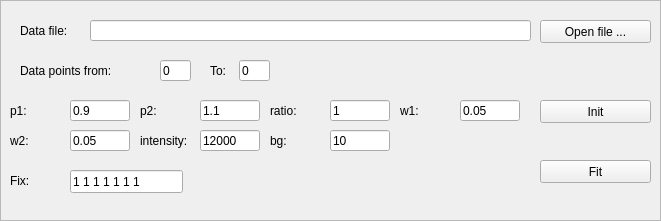
   <widget class="QFrame" name="frame">
    <property name="geometry">
     <rect>
      <x>880</x>
      <y>590</y>
      <width>661</width>
      <height>221</height>
     </rect>
    </property>
    <property name="frameShape">
     <enum>QFrame::StyledPanel</enum>
    </property>
    <property name="frameShadow">
     <enum>QFrame::Sunken</enum>
    </property>
    <widget class="QLineEdit" name="fit_param_p1">
     <property name="geometry">
      <rect>
       <x>70</x>
       <y>100</y>
       <width>60</width>
       <height>21</height>
      </rect>
     </property>
     <property name="text">
      <string>0.9</string>
     </property>
    </widget>
    <widget class="QLineEdit" name="fit_param_p2">
     <property name="geometry">
      <rect>
       <x>200</x>
       <y>100</y>
       <width>60</width>
       <height>21</height>
      </rect>
     </property>
     <property name="text">
      <string>1.1</string>
     </property>
    </widget>
    <widget class="QLineEdit" name="fit_param_ratio">
     <property name="geometry">
      <rect>
       <x>330</x>
       <y>100</y>
       <width>60</width>
       <height>21</height>
      </rect>
     </property>
     <property name="text">
      <string>1</string>
     </property>
    </widget>
    <widget class="QLineEdit" name="fit_param_w1">
     <property name="geometry">
      <rect>
       <x>460</x>
       <y>100</y>
       <width>60</width>
       <height>21</height>
      </rect>
     </property>
     <property name="text">
      <string>0.05</string>
     </property>
    </widget>
    <widget class="QLineEdit" name="fit_param_w2">
     <property name="geometry">
      <rect>
       <x>70</x>
       <y>130</y>
       <width>60</width>
       <height>21</height>
      </rect>
     </property>
     <property name="text">
      <string>0.05</string>
     </property>
    </widget>
    <widget class="QLineEdit" name="fit_param_int">
     <property name="geometry">
      <rect>
       <x>200</x>
       <y>130</y>
       <width>60</width>
       <height>21</height>
      </rect>
     </property>
     <property name="text">
      <string>12000</string>
     </property>
    </widget>
    <widget class="QLabel" name="label">
     <property name="geometry">
      <rect>
       <x>10</x>
       <y>100</y>
       <width>57</width>
       <height>21</height>
      </rect>
     </property>
     <property name="text">
      <string>p1:</string>
     </property>
    </widget>
    <widget class="QLabel" name="label_3">
     <property name="geometry">
      <rect>
       <x>140</x>
       <y>100</y>
       <width>57</width>
       <height>21</height>
      </rect>
     </property>
     <property name="text">
      <string>p2:</string>
     </property>
    </widget>
    <widget class="QLabel" name="label_4">
     <property name="geometry">
      <rect>
       <x>270</x>
       <y>100</y>
       <width>57</width>
       <height>21</height>
      </rect>
     </property>
     <property name="text">
      <string>ratio:</string>
     </property>
    </widget>
    <widget class="QLabel" name="label_5">
     <property name="geometry">
      <rect>
       <x>400</x>
       <y>100</y>
       <width>57</width>
       <height>21</height>
      </rect>
     </property>
     <property name="text">
      <string>w1:</string>
     </property>
    </widget>
    <widget class="QLabel" name="label_6">
     <property name="geometry">
      <rect>
       <x>10</x>
       <y>130</y>
       <width>57</width>
       <height>21</height>
      </rect>
     </property>
     <property name="text">
      <string>w2:</string>
     </property>
    </widget>
    <widget class="QLabel" name="label_7">
     <property name="geometry">
      <rect>
       <x>140</x>
       <y>130</y>
       <width>57</width>
       <height>21</height>
      </rect>
     </property>
     <property name="text">
      <string>intensity:</string>
     </property>
    </widget>
    <widget class="QLineEdit" name="fit_filepath">
     <property name="geometry">
      <rect>
       <x>90</x>
       <y>20</y>
       <width>441</width>
       <height>21</height>
      </rect>
     </property>
    </widget>
    <widget class="QLabel" name="label_8">
     <property name="geometry">
      <rect>
       <x>20</x>
       <y>20</y>
       <width>57</width>
       <height>21</height>
      </rect>
     </property>
     <property name="text">
      <string>Data file:</string>
     </property>
    </widget>
    <widget class="QPushButton" name="fit_opendatafile">
     <property name="geometry">
      <rect>
       <x>540</x>
       <y>20</y>
       <width>111</width>
       <height>23</height>
      </rect>
     </property>
     <property name="text">
      <string>Open file ...</string>
     </property>
     <property name="default">
      <bool>false</bool>
     </property>
     <property name="flat">
      <bool>false</bool>
     </property>
    </widget>
    <widget class="QPushButton" name="fit_btn_init">
     <property name="geometry">
      <rect>
       <x>540</x>
       <y>100</y>
       <width>111</width>
       <height>23</height>
      </rect>
     </property>
     <property name="text">
      <string>Init</string>
     </property>
    </widget>
    <widget class="QPushButton" name="fit_btn_fit">
     <property name="geometry">
      <rect>
       <x>540</x>
       <y>160</y>
       <width>111</width>
       <height>23</height>
      </rect>
     </property>
     <property name="text">
      <string>Fit</string>
     </property>
    </widget>
    <widget class="QLineEdit" name="fit_param_bg">
     <property name="geometry">
      <rect>
       <x>330</x>
       <y>130</y>
       <width>60</width>
       <height>21</height>
      </rect>
     </property>
     <property name="text">
      <string>10</string>
     </property>
    </widget>
    <widget class="QLabel" name="label_9">
     <property name="geometry">
      <rect>
       <x>270</x>
       <y>130</y>
       <width>57</width>
       <height>21</height>
      </rect>
     </property>
     <property name="text">
      <string>bg:</string>
     </property>
    </widget>
    <widget class="QLineEdit" name="fit_param_fixed">
     <property name="geometry">
      <rect>
       <x>70</x>
       <y>170</y>
       <width>113</width>
       <height>23</height>
      </rect>
     </property>
     <property name="text">
      <string>1 1 1 1 1 1 1</string>
     </property>
    </widget>
    <widget class="QLineEdit" name="fit_data_start">
     <property name="geometry">
      <rect>
       <x>160</x>
       <y>60</y>
       <width>31</width>
       <height>21</height>
      </rect>
     </property>
     <property name="text">
      <string>0</string>
     </property>
    </widget>
    <widget class="QLineEdit" name="fit_data_end">
     <property name="geometry">
      <rect>
       <x>239</x>
       <y>60</y>
       <width>31</width>
       <height>21</height>
      </rect>
     </property>
     <property name="text">
      <string>0</string>
     </property>
    </widget>
    <widget class="QLabel" name="label_11">
     <property name="geometry">
      <rect>
       <x>20</x>
       <y>60</y>
       <width>131</width>
       <height>21</height>
      </rect>
     </property>
     <property name="text">
      <string>Data points from:</string>
     </property>
    </widget>
    <widget class="QLabel" name="label_12">
     <property name="geometry">
      <rect>
       <x>210</x>
       <y>60</y>
       <width>21</width>
       <height>21</height>
      </rect>
     </property>
     <property name="text">
      <string>To:</string>
     </property>
    </widget>
    <widget class="QLabel" name="label_10">
     <property name="geometry">
      <rect>
       <x>10</x>
       <y>170</y>
       <width>57</width>
       <height>21</height>
      </rect>
     </property>
     <property name="text">
      <string>Fix:</string>
     </property>
    </widget>
   </widget>
